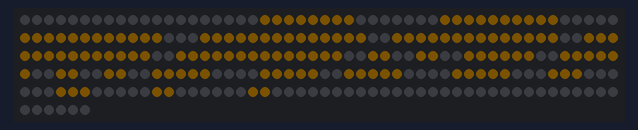
The program below on a simulated ESP8266 (Wemos D1 mini). Parts: 256 RGB LEDs in strip order, left to right, continuing on the next row. Dim RGB values are drawn brighter than linear.

Above: at 0.13 s.
At 4.77 s:
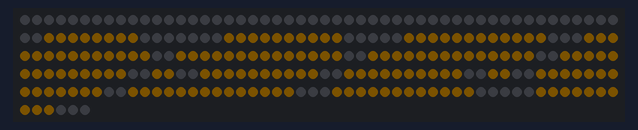
At 9.67 s:
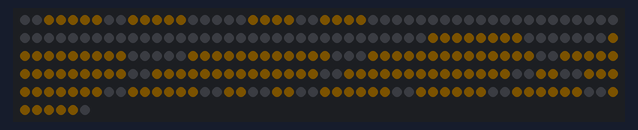
At 19.98 s:
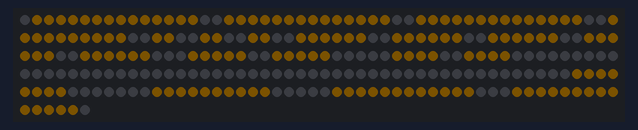
At 29.52 s:
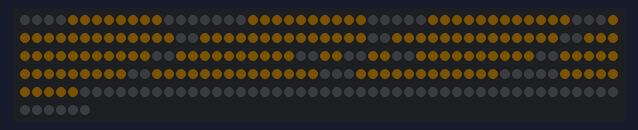
At 39.82 s:
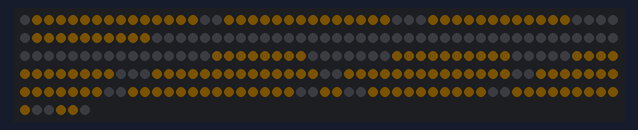

The program:

main.cpp
```cpp
#include <Arduino.h>
#include "../lib/Matrix/Matrix.h"

Matrix *matrix;

void setup() {
    matrix = new Matrix();
    matrix->setBrightness(5);
    Serial.begin(9600);
}

void loop() {
    //matrix->drawZigZag();
    //matrix->drawMatrix();

    /*for (int i = 1; i < 9; i++){
        matrix->clearMatrix();
        matrix->drawCenterSquare(i, false, CRGB(50, 0, 0));
        delay(100);
    }

    for (int i = 8; i > 0; i--){
        matrix->clearMatrix();
        matrix->drawCenterSquare(i, false, CRGB(50, 0, 0));
        delay(100);
    }*/

    /*matrix->clearMatrix(true);
    delay(500);
    matrix->setColor(CRGB(10, 50, 10));
    matrix->drawSquare(Point(2, 2), 3, true);
    delay(500);
    matrix->setColor(CRGB(50,10,90));
    matrix->drawSquare(Point(6, 10), 4);
    delay(500);
    matrix->setColor(CRGB(150,90,20));
    matrix->drawSquare(Point(14, 2));
    delay(500);
    matrix->setColor(CRGB(50, 10, 200));
    matrix->drawSquare(Point(13, 13), 5);
    delay(500);*/

    for (int i = -16; i < 17; i++){
        matrix->drawPackman(i);
        delay(250);
    }
}
```
